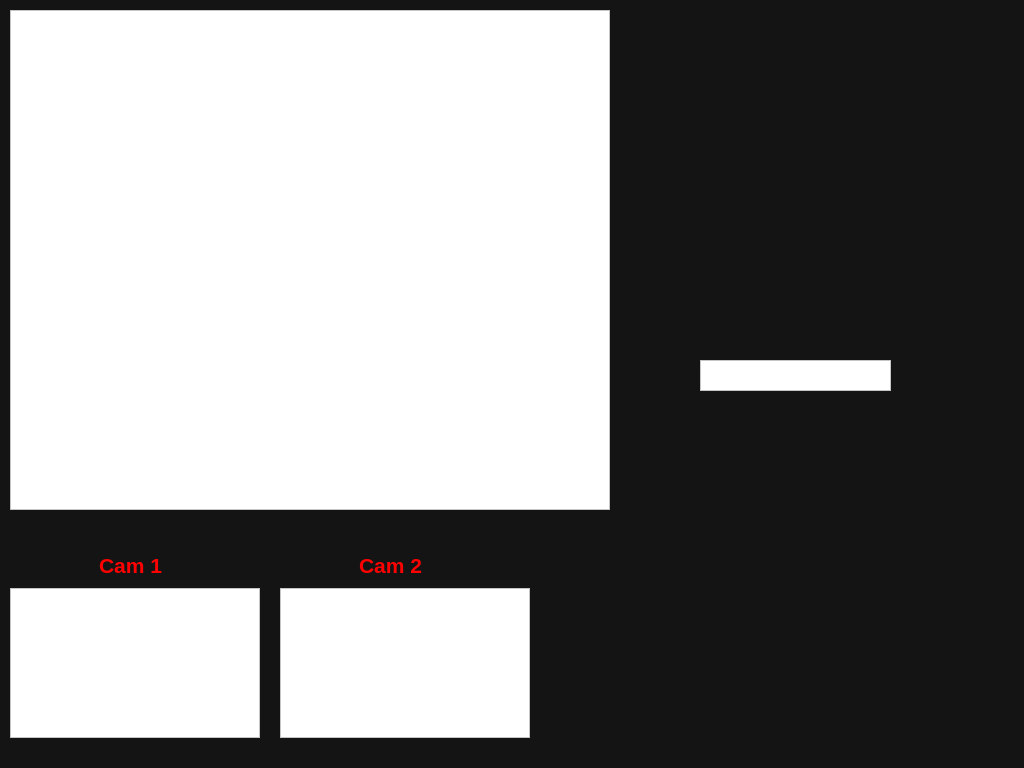
<?xml version="1.0" encoding="UTF-8"?>
<ui version="4.0">
 <class>MainWindow</class>
 <widget class="QMainWindow" name="MainWindow">
  <property name="geometry">
   <rect>
    <x>0</x>
    <y>0</y>
    <width>1024</width>
    <height>768</height>
   </rect>
  </property>
  <property name="windowTitle">
   <string>MainWindow</string>
  </property>
  <property name="styleSheet">
   <string notr="true">Background-color: #141414;</string>
  </property>
  <widget class="QWidget" name="centralwidget">
   <property name="styleSheet">
    <string notr="true"/>
   </property>
   <widget class="QFrame" name="live_cam">
    <property name="geometry">
     <rect>
      <x>10</x>
      <y>10</y>
      <width>600</width>
      <height>500</height>
     </rect>
    </property>
    <property name="styleSheet">
     <string notr="true">Background-color: White;</string>
    </property>
    <property name="frameShape">
     <enum>QFrame::Shape::StyledPanel</enum>
    </property>
    <property name="frameShadow">
     <enum>QFrame::Shadow::Raised</enum>
    </property>
   </widget>
   <widget class="QTextEdit" name="textEdit">
    <property name="geometry">
     <rect>
      <x>700</x>
      <y>360</y>
      <width>191</width>
      <height>31</height>
     </rect>
    </property>
    <property name="styleSheet">
     <string notr="true">Background-color: White;</string>
    </property>
   </widget>
   <widget class="QFrame" name="frame">
    <property name="geometry">
     <rect>
      <x>10</x>
      <y>588</y>
      <width>250</width>
      <height>150</height>
     </rect>
    </property>
    <property name="styleSheet">
     <string notr="true">Background-color: White;</string>
    </property>
    <property name="frameShape">
     <enum>QFrame::Shape::StyledPanel</enum>
    </property>
    <property name="frameShadow">
     <enum>QFrame::Shadow::Raised</enum>
    </property>
   </widget>
   <widget class="QFrame" name="frame_2">
    <property name="geometry">
     <rect>
      <x>280</x>
      <y>588</y>
      <width>250</width>
      <height>150</height>
     </rect>
    </property>
    <property name="styleSheet">
     <string notr="true">Background-color: White;</string>
    </property>
    <property name="frameShape">
     <enum>QFrame::Shape::StyledPanel</enum>
    </property>
    <property name="frameShadow">
     <enum>QFrame::Shadow::Raised</enum>
    </property>
   </widget>
   <widget class="QLabel" name="label">
    <property name="geometry">
     <rect>
      <x>99</x>
      <y>550</y>
      <width>100</width>
      <height>31</height>
     </rect>
    </property>
    <property name="font">
     <font>
      <pointsize>16</pointsize>
      <bold>true</bold>
     </font>
    </property>
    <property name="styleSheet">
     <string notr="true">Background-color: transparent;
Color: red;</string>
    </property>
    <property name="text">
     <string>Cam 1</string>
    </property>
   </widget>
   <widget class="QLabel" name="label_2">
    <property name="geometry">
     <rect>
      <x>359</x>
      <y>550</y>
      <width>100</width>
      <height>31</height>
     </rect>
    </property>
    <property name="font">
     <font>
      <pointsize>16</pointsize>
      <bold>true</bold>
     </font>
    </property>
    <property name="styleSheet">
     <string notr="true">Background-color: transparent;
Color: red;</string>
    </property>
    <property name="text">
     <string>Cam 2</string>
    </property>
   </widget>
  </widget>
 </widget>
 <resources/>
 <connections/>
</ui>
